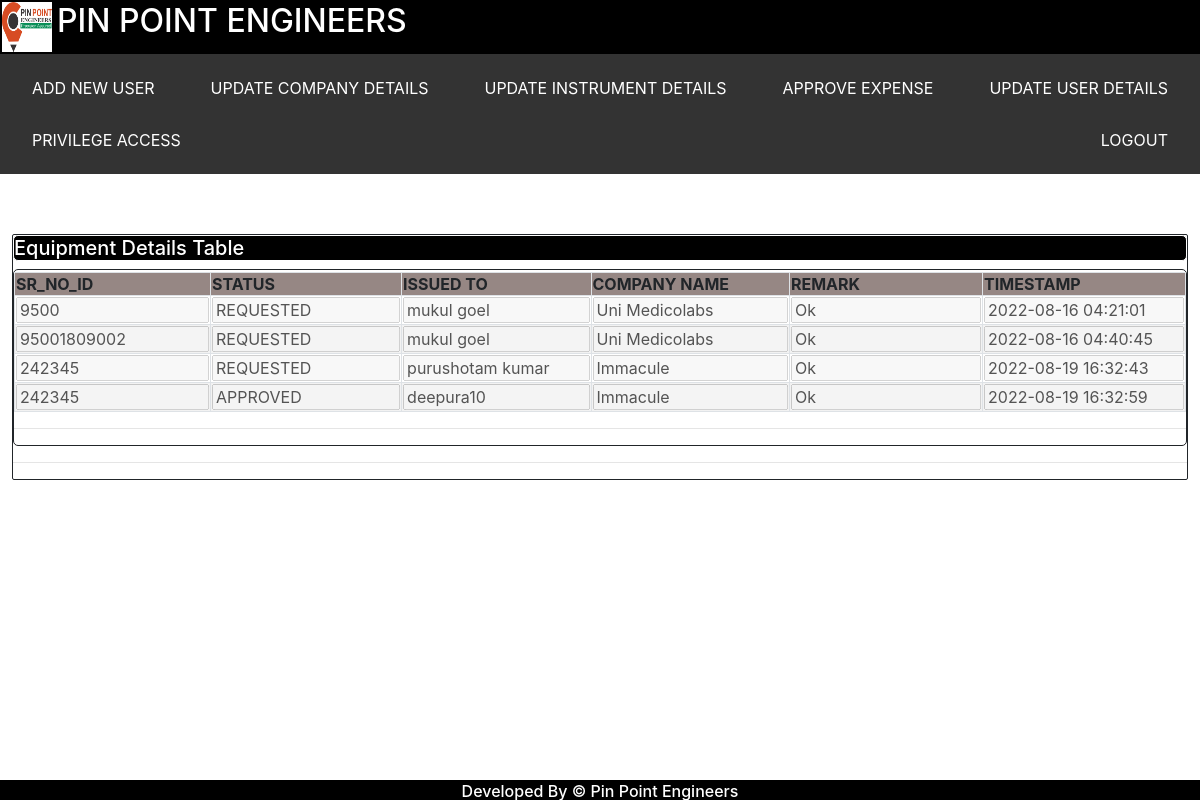
Screenshot of /elogbook (signed in) with the database file from the repository.
### tables this page shows
CREATE TABLE elogbook        
           (    
                SR_NO_ID varchar(255),
                STATUS varchar(255),
                ISSUED_TO varchar(255),
                COMPANY_NAME varchar(255),
                REMARK varchar(255),
                update_time varchar(255));

### app.py (the view)
@app.route("/elogbook")
def elogbook():
    if 'user' in session:
        session_var = session['user']
        role        = session_var["role"]
        logbook     = dbo.get_logBook()
        logbook     = logbook.to_dict('records')
        return make_response(render_template('ELOGBOOK/elogbook.html',logbook  = logbook, role = role),200)
    return make_response(render_template('LOGIN_PAGE/login.html'),200)

### db_dervices.py (called while the page is built)
    def get_logBook(self):
        try:
            stmt = "SELECT * from elogbook "
            cursor = self.conn.execute(stmt)
            equipment_list = []
            for row in cursor:
                equipment_list.append(list(row))
            equipment_frame = pd.DataFrame(equipment_list,columns = ['SR_NO_ID' ,'STATUS','ISSUED_TO' ,'COMPANY_NAME' , 'REMARK' ,'update_time'])
            return equipment_frame
        except Exception as e:
            return e

### templates/ELOGBOOK/elogbook.html (shortened to what this page needs)
<html>
<head>
	<link rel="stylesheet" type="text/css" href="static/css/bootstrap.min.css">
	<link rel="stylesheet" type="text/css" href="static/css/styles.css">
</head>
<body>
<my-header></my-header>
	<div id="frame_container">
		<h5 id = "container_header">Equipment Details Table</h5>
		<div id="data_frame">
			<div class="frame">
				<div class="sections">
					<table class="code_tbl table-striped table-bordered">
						<tr>
							<th>SR_NO_ID</th>
							<th>STATUS</th>
							<th>ISSUED TO </th>
							<th>COMPANY NAME</th>
							<th>REMARK</th>
							<th>TIMESTAMP</th>
						</tr>
						{% for log in logbook %}
						<tr>
							<td><input type="text" class="textfield" value="{{log.SR_NO_ID}}" disabled></td>
							<td><input type="text" class="textfield" value="{{log.STATUS}}" disabled></td>
							<td><input type="text" class="textfield" value="{{log.ISSUED_TO}}" disabled></td>
							<td><input type="text" class="textfield" value="{{log.COMPANY_NAME}}"disabled ></td>
							<td><input type="text" class="textfield" value="{{log.REMARK}}" disabled></td>
							<td><input type="text" class="textfield" value="{{log.update_time}}"disabled ></td>
							</tr>
						{% endfor %}
					</table>
					<hr size="10">
				</div>
			</div>
		</div>
		<hr size="10">
	</div>
</body>
</html>

### static/css/styles.css (style rules this page uses)
#frame_container { margin-top:5%; margin-left:1%; margin-right:1%; border-style: solid; border-width: 1px; border-radius: 2px; }
#container_header { border-style: solid; border-width: 1px; border-radius: 5px; background-color:#000000; color:#ffffff; display: flex; flex-wrap: wrap; }
#data_frame { width:100%; display:block; }
.frame { border-style: solid; border-width: 1px; border-radius: 5px; }
table { width:100%; }
.sections { padding-top:2px; }
th { background-color:#968784; }
input { width:100%; }

### rows the page displays
elogbook: SR_NO_ID "9500", STATUS "REQUESTED", ISSUED_TO "mukul goel", COMPANY_NAME "Uni Medicolabs", REMARK "Ok", update_time "2022-08-16 04:21:01"
elogbook: SR_NO_ID "95001809002", STATUS "REQUESTED", ISSUED_TO "mukul goel", COMPANY_NAME "Uni Medicolabs", REMARK "Ok", update_time "2022-08-16 04:40:45"
elogbook: SR_NO_ID "242345", STATUS "REQUESTED", ISSUED_TO "purushotam kumar", COMPANY_NAME "Immacule", REMARK "Ok", update_time "2022-08-19 16:32:43"
elogbook: SR_NO_ID "242345", STATUS "APPROVED", ISSUED_TO "deepura10", COMPANY_NAME "Immacule", REMARK "Ok", update_time "2022-08-19 16:32:59"
